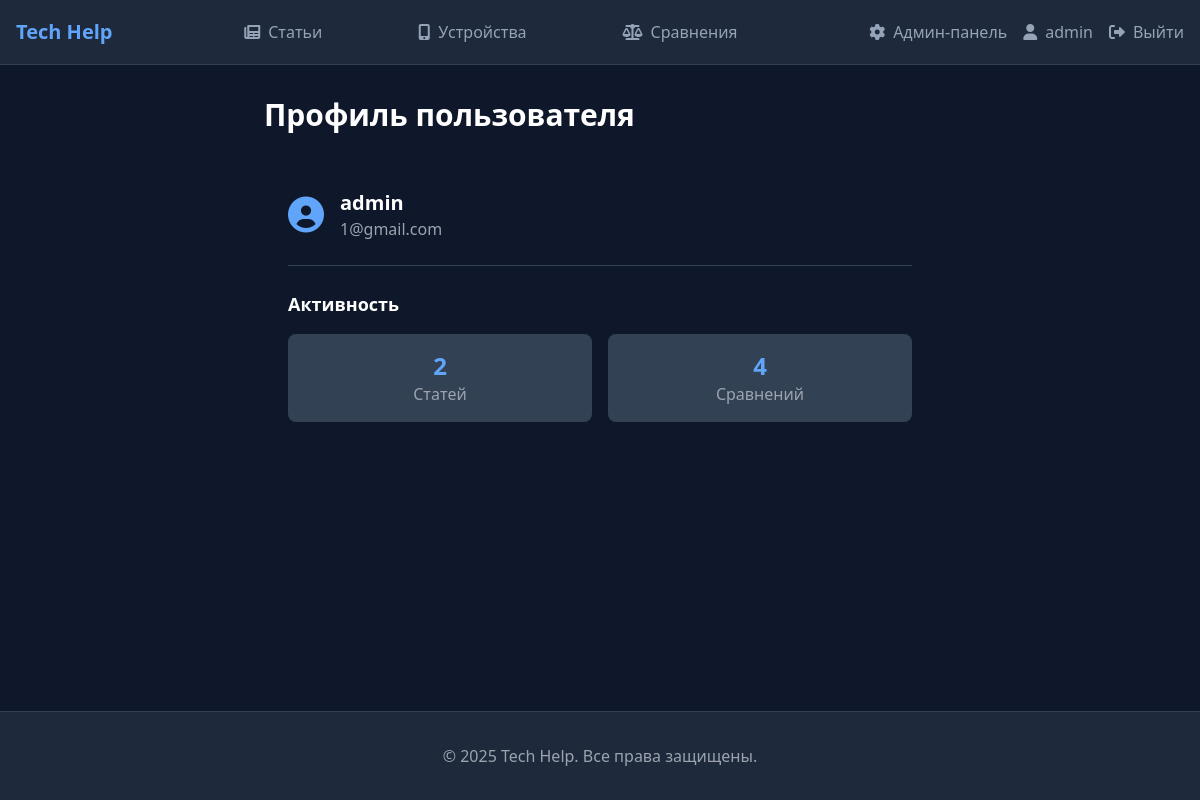
The page /accounts/profile/ (signed in) on the database its author committed.
### users/models.py (models this page shows, shortened)
class User(AbstractUser):
    email = models.EmailField(_('email address'), unique=True)
    bio = models.TextField(_('biography'), max_length=500, blank=True)
    birth_date = models.DateField(_('birth date'), null=True, blank=True)
    REQUIRED_FIELDS = ['email']
    class Meta:
        verbose_name = 'Пользователь'
        verbose_name_plural = 'Пользователи'

### accounts/views.py (the view)
# urls.py: path('profile/', views.profile_view, name='profile'),
@login_required
def profile_view(request):
    return render(request, 'accounts/profile.html')

### templates/accounts/profile.html (shortened to what this page needs)
{% extends 'base.html' %}
{% block content %}
<div class="container mx-auto px-4">
    <div class="max-w-2xl mx-auto">
        <h1 class="text-3xl font-bold text-white mb-8">Профиль пользователя</h1>
        <div class="card p-6">
            <div class="flex items-center gap-4 mb-6">
                <i class="fas fa-user-circle text-4xl text-blue-400"></i>
                <div>
                    <h2 class="text-xl font-semibold text-white">{{ user.username }}</h2>
                    <p class="text-gray-400">{{ user.email }}</p>
                </div>
            </div>
            <div class="border-t border-slate-700 pt-6">
                <h3 class="text-lg font-semibold text-white mb-4">Активность</h3>
                <div class="grid grid-cols-2 gap-4">
                    <div class="text-center p-4 bg-slate-700 rounded-lg">
                        <span class="block text-2xl font-bold text-blue-400">
                            {{ user.article_set.count }}
                        </span>
                        <span class="text-gray-400">Статей</span>
                    </div>
                    <div class="text-center p-4 bg-slate-700 rounded-lg">
                        <span class="block text-2xl font-bold text-blue-400">
                            {{ user.comparison_set.count }}
                        </span>
                        <span class="text-gray-400">Сравнений</span>
                    </div>
                </div>
            </div>
        </div>
    </div>
</div>
{% endblock %}

### templates/base.html (shortened to what this page needs)
{% load static %}
<!DOCTYPE html>
<html lang="ru" class="h-full">
<head>
    <script src="https://cdn.tailwindcss.com"></script>
    <link rel="stylesheet" href="https://cdnjs.cloudflare.com/ajax/libs/font-awesome/6.0.0/css/all.min.css">
    <link rel="stylesheet" href="https://cdn.jsdelivr.net/npm/swiper@8/swiper-bundle.min.css" />
    <link href="{% static 'css/base.css' %}" rel="stylesheet">
    <link href="{% static 'css/animations.css' %}" rel="stylesheet">
</head>
<body class="flex flex-col min-h-screen bg-slate-900">
    <nav class="bg-slate-800 border-b border-slate-700">
        <div class="max-w-7xl mx-auto px-4">
            <div class="flex justify-between h-16">
                <a href="/" class="highlight flex items-center text-xl font-bold text-blue-400">
                    Tech Help
                </a>
                <div class="flex-1 flex justify-center items-center">
                    <nav class="flex space-x-16">
                        <a href="{% url 'articles:article_list' %}" class="nav-link p-4">
                            <i class="fas fa-newspaper mr-2"></i>Статьи
                        </a>
                        <a href="{% url 'devices:device_list' %}" class="nav-link p-4">
                            <i class="fas fa-mobile-alt mr-2"></i>Устройства
                        </a>
                        <a href="{% url 'comparisons:comparison_list' %}" class="nav-link p-4">
                            <i class="fas fa-balance-scale mr-2"></i>Сравнения
                        </a>
                    </nav>
                </div>
                <div class="flex items-center space-x-4">
                    {% if user.is_authenticated %}
                        {% if user.is_staff %}
                        <a href="{% url 'admin:index' %}" class="nav-link">
                            <i class="fas fa-cog mr-2"></i>Админ-панель
                        </a>
                        {% endif %}
                        <a href="{% url 'accounts:profile' %}" class="nav-link">
                            <i class="fas fa-user mr-2"></i>{{ user.username }}
                        </a>
                        <a href="{% url 'accounts:logout' %}" class="nav-link">
                            <i class="fas fa-sign-out-alt mr-2"></i>Выйти
                        </a>
                    {% endif %}
                </div>
            </div>
        </div>
    </nav>
    <main class="flex-grow container mx-auto px-4 py-8">
        {% block content %}{% endblock %}
    </main>
    <footer class="bg-slate-800 border-t border-slate-700 py-8 mt-auto">
        <div class="max-w-7xl mx-auto px-4">
            <div class="text-center text-gray-400">
                © {% now "Y" %} Tech Help. Все права защищены.
            </div>
        </div>
    </footer>
</body>
</html>

### static/css/base.css (style rules this page uses)
body { color: #94a3b8; }
.nav-link { transition: all 0.3s ease; }

### static/css/animations.css (style rules this page uses)
.highlight { transition: text-shadow 0.3s ease-in-out; }

### rows shown on the page
User: username "admin", email "1@gmail.com", article_set.count "2", comparison_set.count "4"
